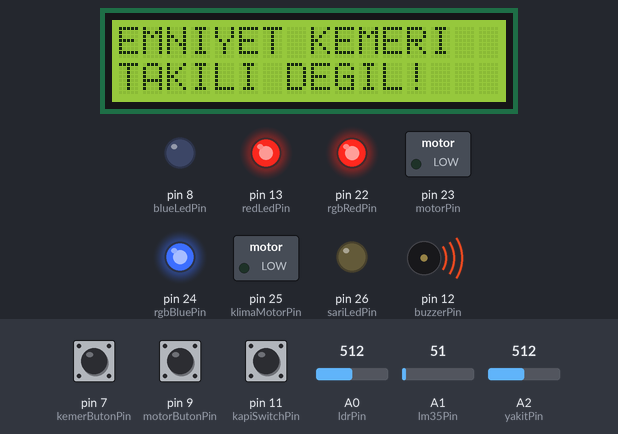
Bench run of a sketch on a simulated Arduino Mega 2560, built with avr-gcc and run on an emulated ATmega2560. Parts: 16×2 character LCD, switched loads named in the sketch (green lamp = pin HIGH), output pins drawn as LEDs (lit = HIGH), buzzer (waves = sounding). Inputs (shaded band) come from the test bench; at power-on: pin 7 (kemerButonPin) HIGH, A2 (yakitPin) = 512, A1 (lm35Pin) = 51, A0 (ldrPin) = 512, pin 9 (motorButonPin) HIGH, pin 11 (kapiSwitchPin) HIGH.

Above: at 2.2 s.
2.3 s: pin 7 (kemerButonPin) pulled LOW for 0.15 s
At 2.46 s:
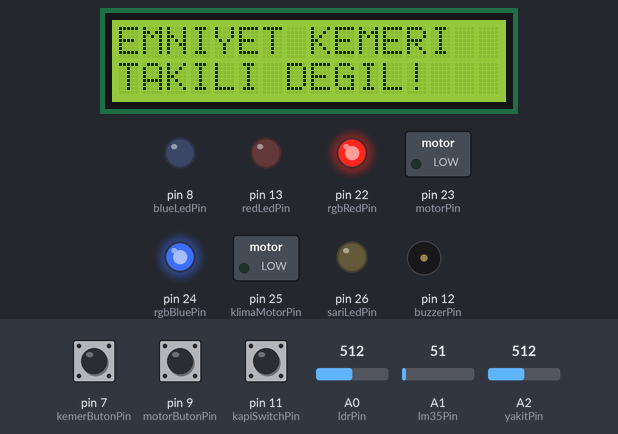
3.9 s: A2 (yakitPin) set to 12
5.4 s: A2 (yakitPin) set to 9
At 6.4 s:
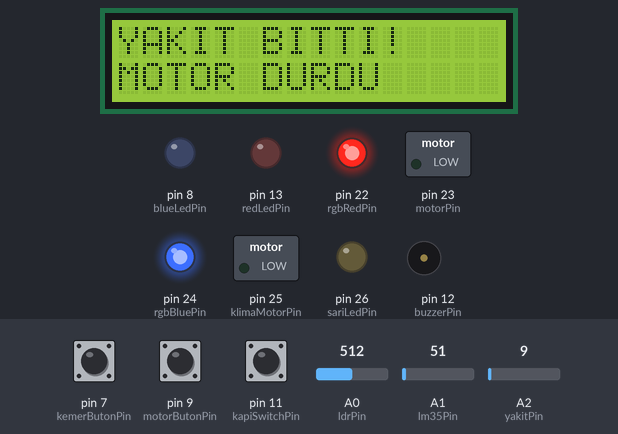
6.9 s: A1 (lm35Pin) set to 54
At 7.6 s:
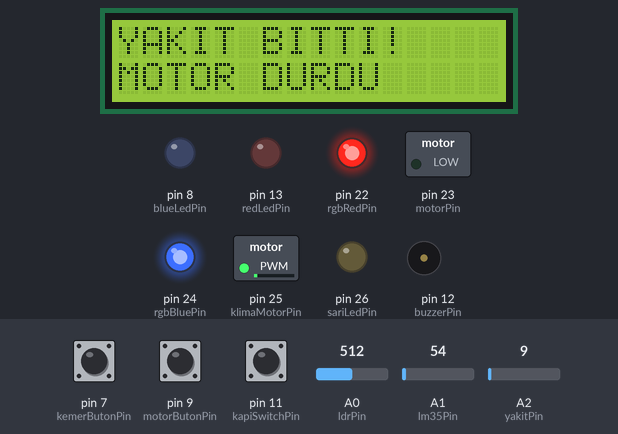
8.4 s: A0 (ldrPin) set to 0
At 9.0 s:
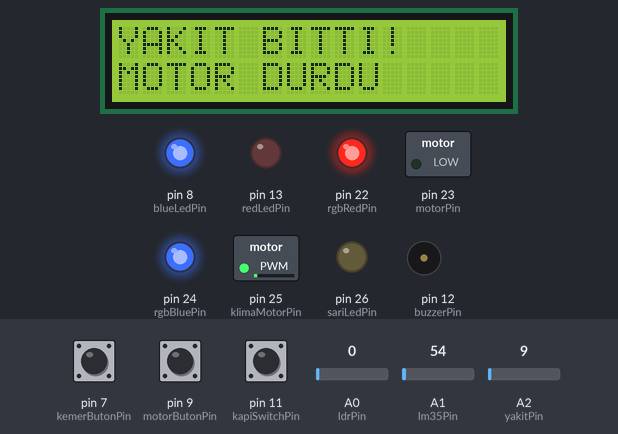
9.9 s: A1 (lm35Pin) set to 15
At 10.4 s:
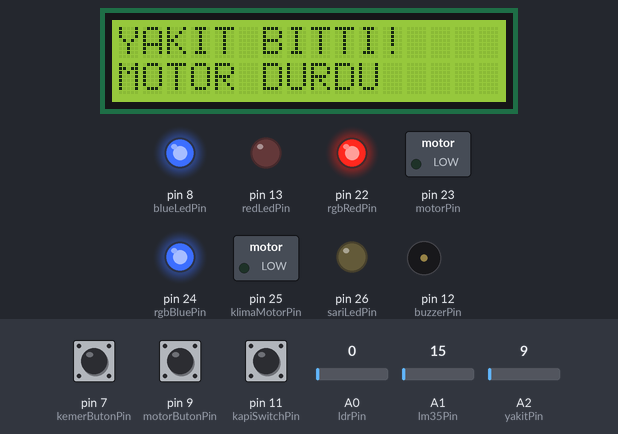
Timing chart, 0 to 12.4 s (numbered marks = the images above; inputs shaded):
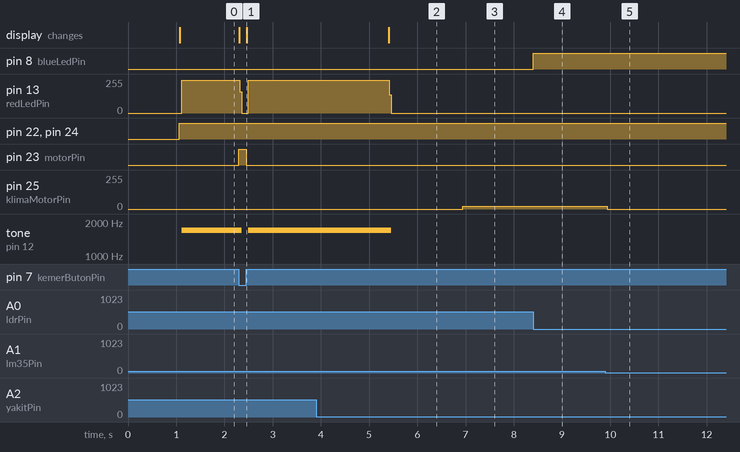

Measured:
- the behaviour switches between 11 and 10 on A2 (yakitPin) (found by bisection; images 1 and 2)
- after the input at 2.3 s, pin 13 (redLedPin): 245/255 → 0/255 at once, → 245/255 0.18 s later; pin 23 (motorPin): LOW → HIGH at once, → LOW 0.15 s later; tone on pin 12 (buzzerPin): 1686 Hz → silent after 0.05 s, → 1686 Hz 0.14 s later; the display: first changes at once (image 1 shows a later state)
- after the input at 3.9 s, every drawn part: stays the same
- after the input at 5.4 s, pin 13 (redLedPin): 245/255 → 0/255 at once; tone on pin 12 (buzzerPin): 1686 Hz → silent after 0.06 s; the display: changes at once (image 2)
- after the input at 6.9 s, pin 25 (klimaMotorPin): 0/255 → 21/255 at once
- after the input at 8.4 s, pin 8 (blueLedPin): LOW → HIGH at once
- after the input at 9.9 s, pin 25 (klimaMotorPin): 21/255 → 0/255 at once

The sketch:

SmartCarSafetySystem.ino
```cpp
#include <LiquidCrystal.h>

// === LCD Tanımları ===
LiquidCrystal lcd(10, 6, 5, 4, 3, 2);

// === Pin Tanımları ===
const int ldrPin          = A0;
const int lm35Pin         = A1;
const int yakitPin        = A2;

const int kemerButonPin   = 7;
const int motorButonPin   = 9;
const int kapiSwitchPin   = 11;

const int blueLedPin      = 8;
const int redLedPin       = 13;
const int sariLedPin      = 26;

const int rgbRedPin       = 22;
const int rgbBluePin      = 24;

const int motorPin        = 23;
const int klimaMotorPin   = 25;
const int buzzerPin       = 12;

const float thresholdTemperature = 25.0;

// === Sistem Durumları ===
bool motorDurumu = false;
bool klimaDurumu = false;
bool farDurumu   = false;

// === LCD Kontrol ===
unsigned long previousDisplayChange = 0;
const long displayInterval = 5000;
int currentDisplayMode = 0;
String lastDisplayedText = "";

void setup() {
  pinMode(ldrPin, INPUT);
  pinMode(lm35Pin, INPUT);
  pinMode(yakitPin, INPUT);

  pinMode(kemerButonPin, INPUT_PULLUP);
  pinMode(motorButonPin, INPUT_PULLUP);
  pinMode(kapiSwitchPin, INPUT_PULLUP);

  pinMode(blueLedPin, OUTPUT);
  pinMode(redLedPin, OUTPUT);
  pinMode(sariLedPin, OUTPUT);
  pinMode(rgbRedPin, OUTPUT);
  pinMode(rgbBluePin, OUTPUT);
  pinMode(motorPin, OUTPUT);
  pinMode(klimaMotorPin, OUTPUT);
  pinMode(buzzerPin, OUTPUT);

  lcd.begin(16, 2);
  lcd.print("Sistem Hazir");
  delay(1000);
  lcd.clear();
}

void loop() {
  unsigned long currentMillis = millis();

  // Sensörleri oku
  int ldrValue = analogRead(ldrPin);
  int lm35Value = analogRead(lm35Pin);
  float sicaklik = (lm35Value * 5.0 / 1024.0) * 100.0;
  int yakitDegeri = analogRead(yakitPin);
  float yakitYuzde = map(yakitDegeri, 0, 1023, 0, 100);

  bool kemerTakili = (digitalRead(kemerButonPin) == LOW);
  bool motorButonaBasildi = (digitalRead(motorButonPin) == LOW);
  bool kapiKapali = (digitalRead(kapiSwitchPin) == HIGH);

  // Far kontrolü
  farDurumu = (ldrValue <= 500);
  digitalWrite(blueLedPin, farDurumu ? HIGH : LOW);

  // Klima kontrolü
  klimaDurumu = (sicaklik > thresholdTemperature);
  digitalWrite(klimaMotorPin, klimaDurumu ? HIGH : LOW);

  // Acil durum kontrolleri
  if (checkEmergencyConditions(yakitYuzde, kapiKapali, kemerTakili)) {
    return;
  }

  // Motor kontrol
  handleMotorControl(motorButonaBasildi);

  // Yakıt LED kontrol
  updateFuelWarning(yakitYuzde);

  // LCD ekran kontrol
  updateDisplay(currentMillis, sicaklik, yakitYuzde);
}

// === Fonksiyonlar ===

// Acil Durum Kontrolü
bool checkEmergencyConditions(float yakitYuzde, bool kapiKapali, bool kemerTakili) {
  String ekranMesaji = "";

  if (yakitYuzde <= 0) {
    shutdownSystem(false);
    ekranMesaji = "YAKIT BITTI!\nMOTOR DURDU";
  }
  else if (!kapiKapali) {
    shutdownSystem(true);
    ekranMesaji = "UYARI:\nKAPI ACIK!";
  }
  else if (!kemerTakili) {
    shutdownSystem(false);
    digitalWrite(buzzerPin, HIGH);
    digitalWrite(redLedPin, HIGH);
    ekranMesaji = "EMNIYET KEMERI\nTAKILI DEGIL!";
  }
  else {
    digitalWrite(rgbRedPin, HIGH);
    digitalWrite(rgbBluePin, HIGH);
    digitalWrite(buzzerPin, LOW);
    digitalWrite(redLedPin, LOW);
    return false;
  }

  if (ekranMesaji != lastDisplayedText) {
    lcd.clear();
    int sep = ekranMesaji.indexOf('\n');
    lcd.setCursor(0, 0);
    lcd.print(ekranMesaji.substring(0, sep));
    lcd.setCursor(0, 1);
    lcd.print(ekranMesaji.substring(sep + 1));
    lastDisplayedText = ekranMesaji;
  }
  return true;
}

// Sistem kapatma fonksiyonu
void shutdownSystem(bool kapidanDolayi) {
  digitalWrite(motorPin, LOW);
  motorDurumu = false;
  digitalWrite(sariLedPin, LOW);
  digitalWrite(redLedPin, LOW);
  digitalWrite(buzzerPin, LOW);
  digitalWrite(klimaMotorPin, LOW);

  if (kapidanDolayi) {
    digitalWrite(rgbRedPin, LOW);
    digitalWrite(rgbBluePin, LOW);
  } else {
    digitalWrite(rgbRedPin, HIGH);
    digitalWrite(rgbBluePin, HIGH);
  }
}

// Motor kontrol fonksiyonu
void handleMotorControl(bool motorButonaBasildi) {
  static bool oncekiButonDurumu = HIGH;

  if (oncekiButonDurumu == HIGH && motorButonaBasildi == LOW) {
    motorDurumu = !motorDurumu;
    digitalWrite(motorPin, motorDurumu ? HIGH : LOW);
  }
  oncekiButonDurumu = motorButonaBasildi;
}

// Yakıt seviyesi LED kontrol fonksiyonu
void updateFuelWarning(float yakitYuzde) {
  static unsigned long lastBlinkTime = 0;
  static bool blinkState = false;
  unsigned long now = millis();

  if (yakitYuzde < 5) {
    if (now - lastBlinkTime >= 500) {
      blinkState = !blinkState;
      digitalWrite(sariLedPin, blinkState);
      lastBlinkTime = now;
    }
  }
  else if (yakitYuzde < 10) {
    digitalWrite(sariLedPin, HIGH);
  }
  else {
    digitalWrite(sariLedPin, LOW);
  }
}

// LCD ekran güncelleme fonksiyonu
void updateDisplay(unsigned long currentMillis, float sicaklik, float yakitYuzde) {
  String yeniMesaj;

  if (yakitYuzde < 10) {
    if (yakitYuzde < 5) {
      yeniMesaj = "KRITIK UYARI!\nYAKIT:%" + String((int)yakitYuzde);
    } else {
      yeniMesaj = "UYARI:\nYAKIT DUSUK:%" + String((int)yakitYuzde);
    }
  }
  else {
    if (currentMillis - previousDisplayChange >= displayInterval) {
      previousDisplayChange = currentMillis;
      currentDisplayMode = (currentDisplayMode + 1) % 2;
    }

    if (currentDisplayMode == 0) {
      yeniMesaj = "SICAKLIK:" + String(sicaklik, 1) + "C\nKLIMA:" + (klimaDurumu ? "ACIK" : "KAPALI");
    } else {
      yeniMesaj = "FAR:" + String(farDurumu ? "ACIK" : "KAPALI") + "\nYAKIT:%" + String((int)yakitYuzde);
    }
  }

  if (yeniMesaj != lastDisplayedText) {
    lcd.clear();
    int sep = yeniMesaj.indexOf('\n');
    lcd.setCursor(0, 0);
    lcd.print(yeniMesaj.substring(0, sep));
    lcd.setCursor(0, 1);
    lcd.print(yeniMesaj.substring(sep + 1));
    lastDisplayedText = yeniMesaj;
  }
}
```
